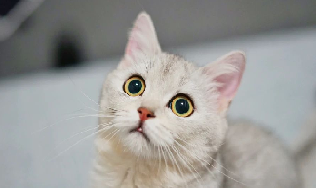
#> input picture CUDA_NPP_samples/python_warpAffine/cat1.png, 316 x 188 px
$ jupyter execute main.ipynb
#> lines starting #> are read from the running program, lines starting #| are printed output that depends on the picture
[cell 1]
import  numpy as np
import cv2

# center ,angle , scale
cv2.getRotationMatrix2D((0,0),60,1),np.sin(60/180.0 *np.pi)

[cell 2]
'''

'''
theta = 0.8
scale = 2
# 旋转操作
rot = np.array([
    [np.cos(theta), np.sin(theta)],
    [-np.sin(theta), np.cos(theta)]
])
# scale
sca = np.array([
    [scale, 0],
    [0, scale]
])

np.allclose(rot @ sca, sca @ rot)

[cell 3]
'''
对于图像的 resize操作实现
1、先缩放
2、移到原点
3、移到中心
'''

origin = np.array([300,500],dtype=float)
dst = np.array([640,640],dtype=float)
print('dst/origin.....',dst/origin) # 对于每一个分量都会除
scale = min(dst/origin)
# scale S
#-(scale * origin[0] * 0.5) 第0维移动到原点，所以只用平移移动1/2的宽高维度 O
# + (dst[0]*0.5) 移动到目的图像中心点 T
# p' = TOSP (为什么会是 左乘呢)
M=np.array([
    [scale,0, -(scale * origin[0] * 0.5) + (dst[0]*0.5)],
    [0,scale,-(scale * origin[1] * 0.5) + (dst[1]*0.5)],
    [0,0,1]
])
M

[cell 4]
np.linalg.inv(M) # 求逆

[cell 5]
k = scale
b1 = M[0, 2]
b2 = M[1, 2]

invM = np.array([
    [1 / k, 0, -b1/k],
    [0, 1 / k, -b2/k]
])
invM

[cell 6]
import matplotlib.pyplot as plt
def inv_align(M):
    k = M[0, 0]
    b1 = M[0, 2]
    b2 = M[1, 2]
    return np.array([
        [1/k, 0, -b1/k],
        [0, 1/k, -b2/k]
    ])

def align(image, dst_size):

    oh, ow = image.shape[:2]
    dh, dw = dst_size
    scale = min(dw/ow, dh/oh)

    M = np.array([
        [scale, 0, -scale * ow * 0.5 + dw * 0.5],
        [0, scale, -scale * oh * 0.5 + dh * 0.5]
    ])
    # M 是变换矩阵 ,dst_size
    return cv2.warpAffine(image, M, dst_size), M, inv_align(M)

cat1 = cv2.imread('cat1.png')
#> cat1 is the input picture: shape (188, 316, 3); mean B, G, R 150.3, 153.2, 154.2
print('cat1.size()------>',cat1.shape) # (188, 316, 3)
#| cat1.size()------> (188, 316, 3)
acat1,M,inv = align(cat1, (640, 640))
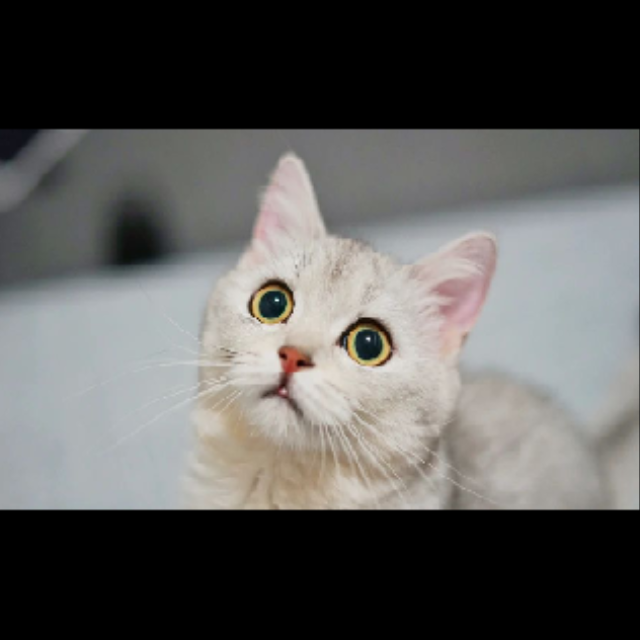
#> acat1: shape (640, 640, 3); mean B, G, R 89.4, 91.1, 91.7
#> M = [[2.03, 0, 0], [0, 2.03, 129.6]]; inv = [[0.494, 0, 0], [0, 0.494, -64]]

plt.subplot(1,2,1)
plt.title('WarpAffine')
plt.imshow(acat1[...,::-1])

# 逆变换之后
resact1 = cv2.warpAffine(acat1, inv, cat1.shape[:2][::-1])
plt.subplot(1, 2, 2)
plt.title("Restore")
plt.imshow(resact1[..., ::-1])
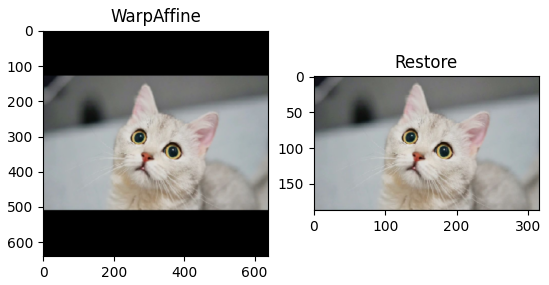
#> figure drawn by matplotlib, 2 panels

[cell 7]
cat2 = cv2.imread("cat2.png")
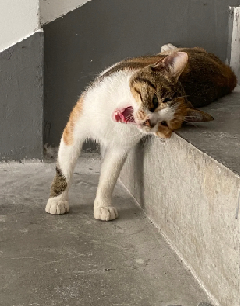
#> input picture CUDA_NPP_samples/python_warpAffine/cat2.png, 240 x 306 px
#> cat2 is the input picture: shape (306, 240, 3); mean B, G, R 108.2, 122.6, 132.3
acat2, M, inv = align(cat2, (640, 640))
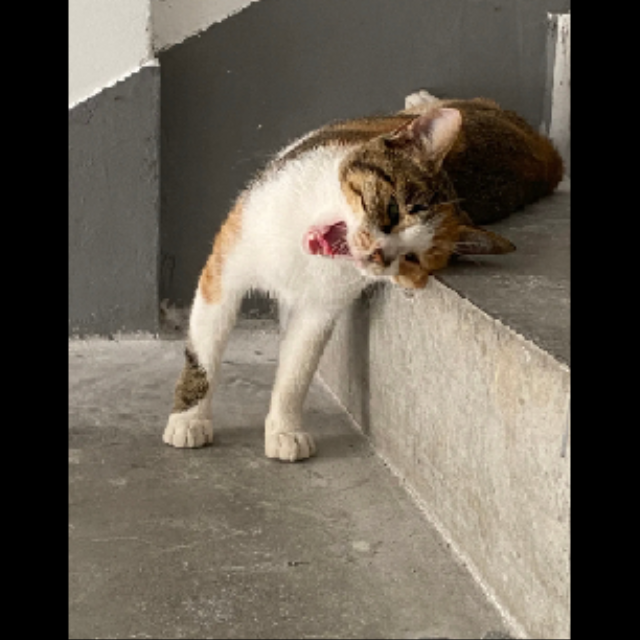
#> acat2: shape (640, 640, 3); mean B, G, R 84.8, 96.1, 103.7
#> M = [[2.09, 0, 69.02], [0, 2.09, 0]]; inv = [[0.478, 0, -33], [0, 0.478, 0]]

plt.subplot(1, 2, 1)
plt.title("WarpAffine")
plt.imshow(acat2[..., ::-1])

resact2 = cv2.warpAffine(acat2, inv, cat2.shape[:2][::-1])
plt.subplot(1, 2, 2)
plt.title("Restore")
plt.imshow(resact2[..., ::-1])
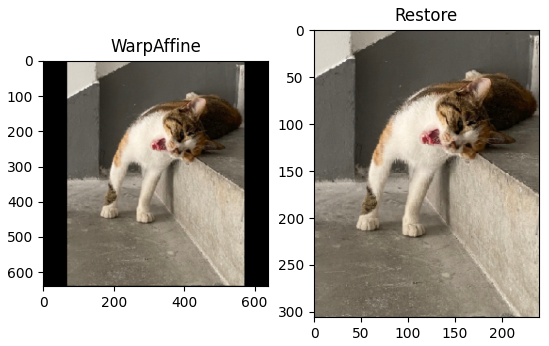
#> figure drawn by matplotlib, 2 panels

- 测试插值方法(线性和双线性)

[cell 8]
# 双线性插值
p0 = 3;        p1 = 5
p2 = 6;        p3 = 8

pos = 0.6,0.8
p0_area = (1-pos[0]) * (1-pos[1])
p1_area = pos[0] * (1-pos[1])
p2_area = (1-pos[0]) * pos[1]
p3_area = pos[0] * pos[1]

value = p0_area*p0 + p1_area*p1 + p2_area*p2 + p3_area*p3
print(value)
# 6.6

[cell 9]
def pyWarpAffine(image,M,dst_size,constant=(0,0,0)):
    # 如果输入的M矩阵格式是Origin->Dst,我们要求的是他的逆矩阵
    M=cv2.invertAffineTransform(M)
    constant = np.array(constant)
    ih,iw = image.shape[0:2] # image.shape()
    # print(image.shape) # (188, 316, 3)
    dw,dh = dst_size
    dst = np.full((dh,dw,3),constant,dtype=np.uint8)
    irange = lambda p:p[0]>=0 and p[0]<iw and p[1]>=0 and p[1]<ih

    for y in range(dh):
        for x in range(dw):
            # 对于每一块像素区域
            homogeneous = np.array([[x,y,1]]).T
            ox,oy = M @ homogeneous

            low_ox = int(np.floor(ox))
            low_oy = int(np.floor(oy))
            high_ox = low_ox+1
            high_oy = low_oy+1
            # p0     p1
            #      o
            # p2     p3

            pos = ox - low_ox, oy - low_oy
            # print('pos=================',pos)
            # pos================= (array([0.90381057]), array([0.47302995]))
            p0_area = (1 - pos[0]) * (1 - pos[1])
            p1_area = pos[0] * (1 - pos[1])
            p2_area = (1 - pos[0]) * pos[1]
            p3_area = pos[0] * pos[1]

            p0 = low_ox,low_oy
            p1 = high_ox,low_oy
            p2 = low_ox,high_oy
            p3 = high_ox,high_oy

            # (x,y)
            p0_value = image[p0[1], p0[0]] if irange(p0) else constant
            p1_value = image[p1[1], p1[0]] if irange(p1) else constant
            p2_value = image[p2[1], p2[0]] if irange(p2) else constant
            p3_value = image[p3[1], p3[0]] if irange(p3) else constant
            dst[y,x] = p0_area*p0_value + p1_area * p1_value + p2_area * p2_value + p3_area * p3_value
            # [26 19 16] (x,y,c)
            if x == 0 and y==0:
                print(dst[y,x])
    return dst


cat1 = cv2.imread('cat1.png')
M = cv2.getRotationMatrix2D((0,0),0,0.5)
# 比较opencv方法和本方法
acat1_cv = cv2.warpAffine(cat1,M,(100,100))
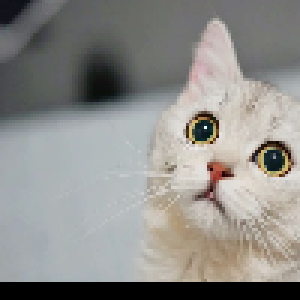
#> acat1_cv: shape (100, 100, 3) (shown 3 times larger); mean B, G, R 137.7, 141.2, 142.3
acat1_py = pyWarpAffine(cat1,M,(100,100))

plt.figure(figsize=(10,10))
plt.subplot(1,3,1)
plt.title('origin_dst')
plt.imshow(np.full((100,100,3),(0,0,0),dtype=np.uint8))

plt.subplot(1,3,2)
plt.title('opencv')
plt.imshow(acat1_cv[...,::-1])

plt.subplot(1,3,3)
plt.title('WarpAffine')
plt.imshow(acat1_py[...,::-1])
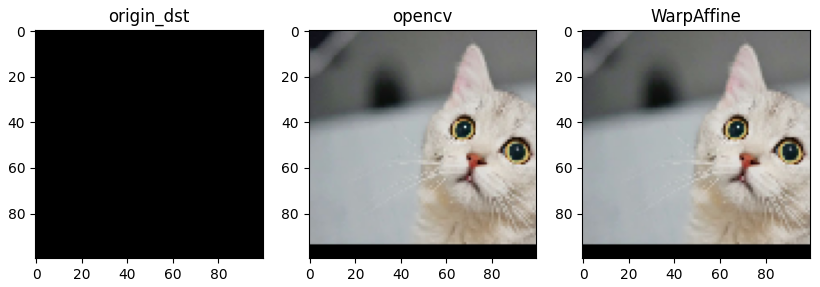
#> figure drawn by matplotlib, 3 panels
